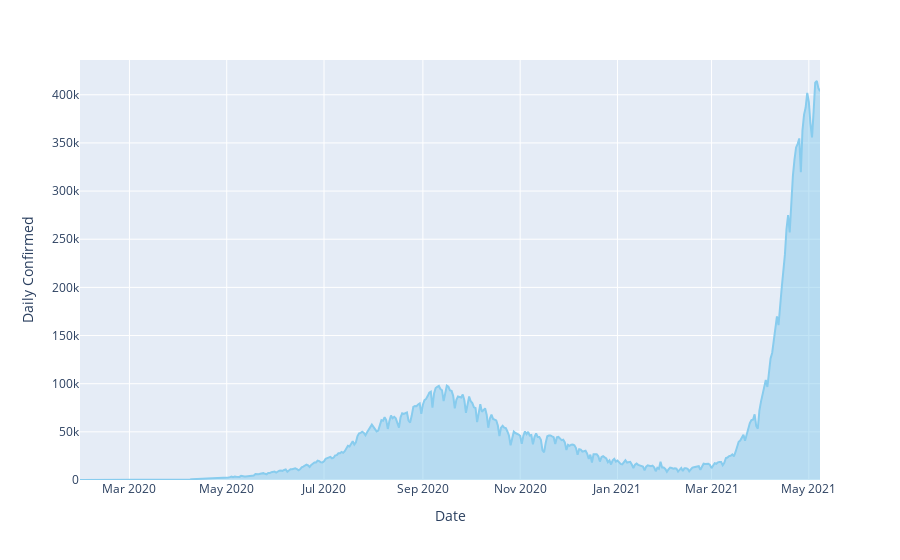

Write notebook code for a chart like this one.
### Markdown cell above
# AREA GRAPH FOR DAILY CONFIRMED CASES

### Code cell
dcon=px.area(india,"Date","Daily Confirmed",color_discrete_sequence=px.colors.qualitative.Safe)
dcon.show()

### Figure 1 — Plotly figure (JSON) as saved in the notebook; plotly's stock layout.template omitted (floating-point values rounded to 4 significant figures; data arrays with more than 128 entries replaced by an {"elided": "..."} marker saying what was removed)
{"data": [{"hovertemplate": "Date=%{x}<br>Daily Confirmed=%{y}<extra></extra>", "legendgroup": "", "line": {"color": "rgb(136, 204, 238)"}, "mode": "lines", "name": "", "orientation": "v", "showlegend": false, "stackgroup": "1", "type": "scatter", "x": {"elided": "465 str values"}, "xaxis": "x", "y": {"elided": "465 int values"}, "yaxis": "y"}], "layout": {"legend": {"tracegroupgap": 0}, "margin": {"t": 60}, "xaxis": {"anchor": "y", "domain": [0, 1], "title": {"text": "Date"}}, "yaxis": {"anchor": "x", "domain": [0, 1], "title": {"text": "Daily Confirmed"}}}}
